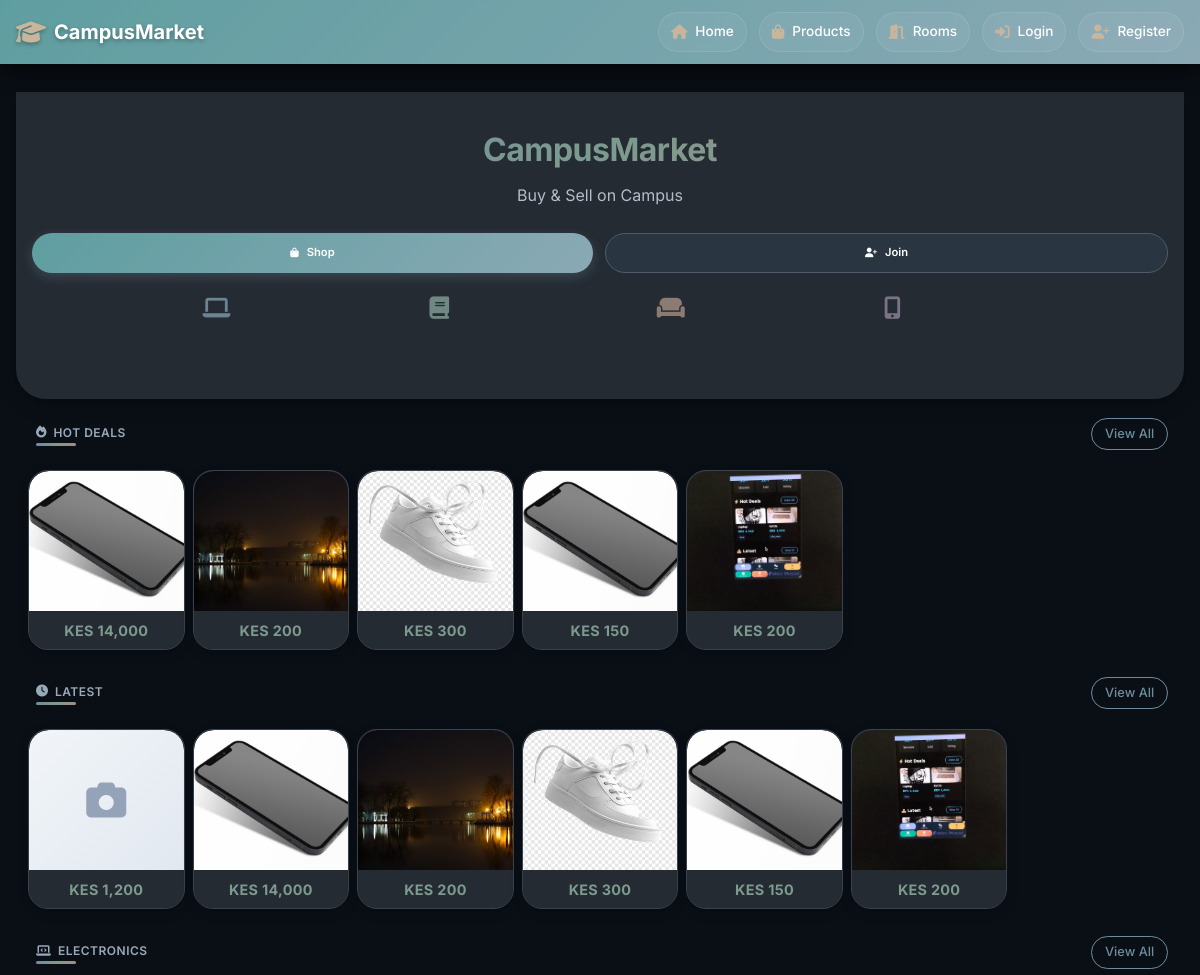
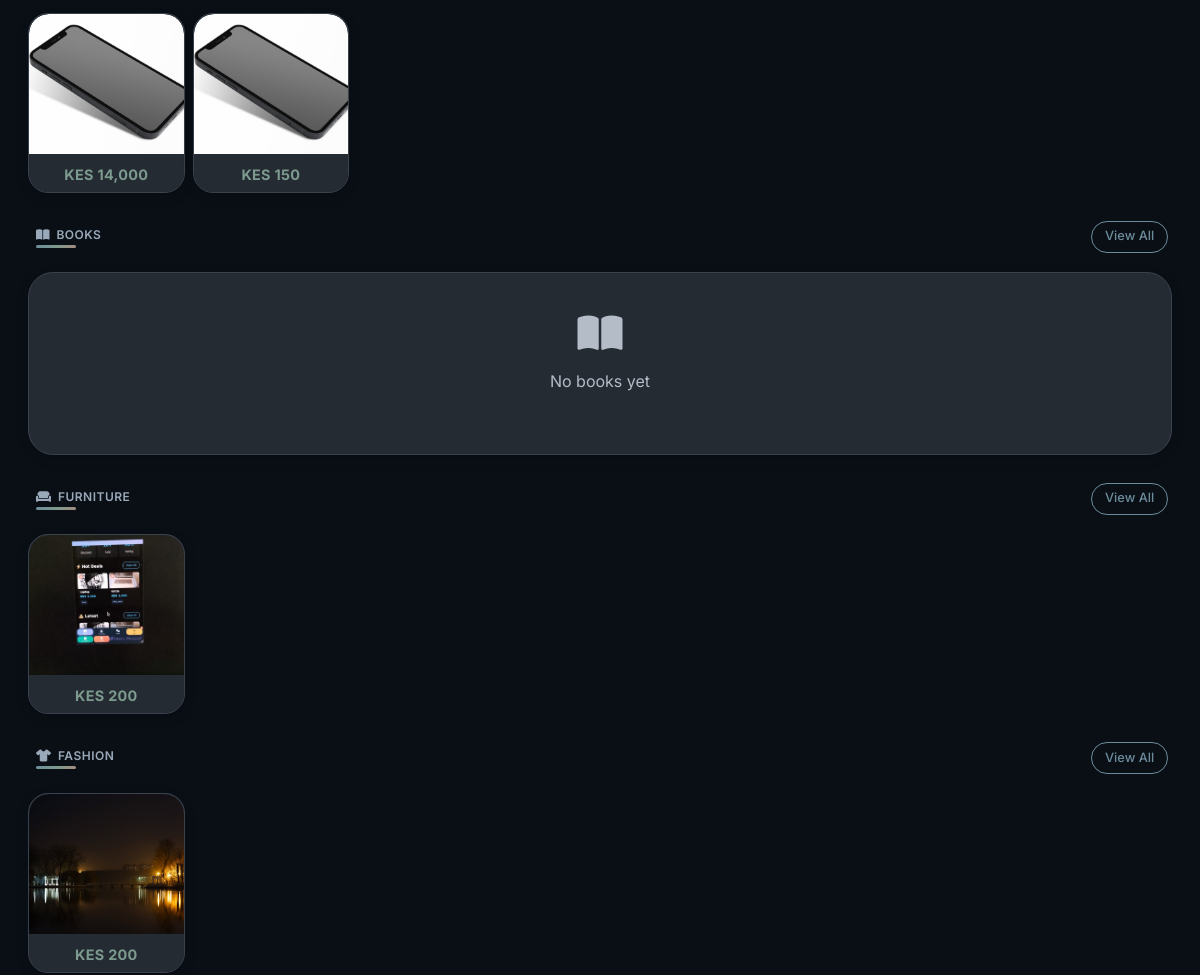
Before: / (upper part) with the older database file (2 pictures, top to bottom).
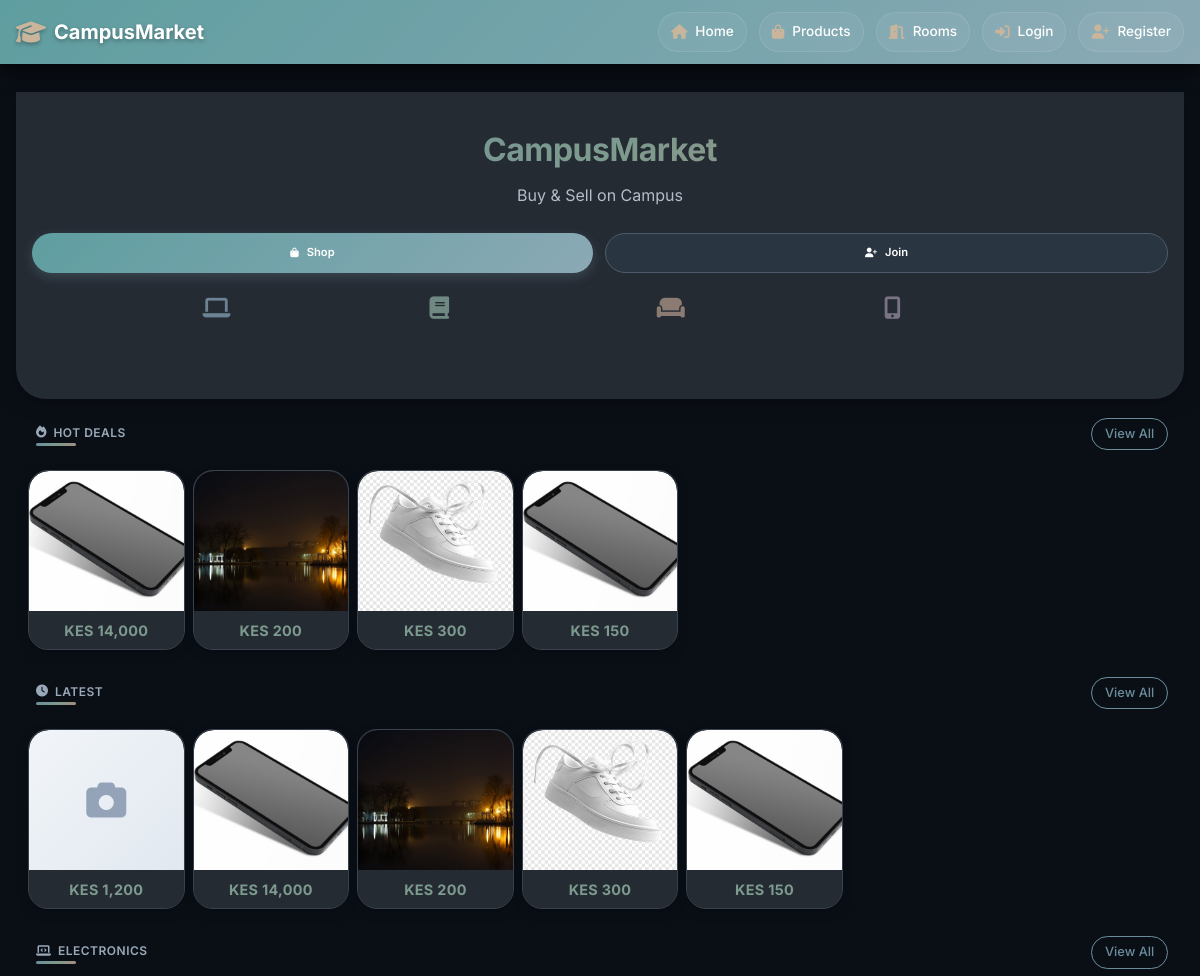
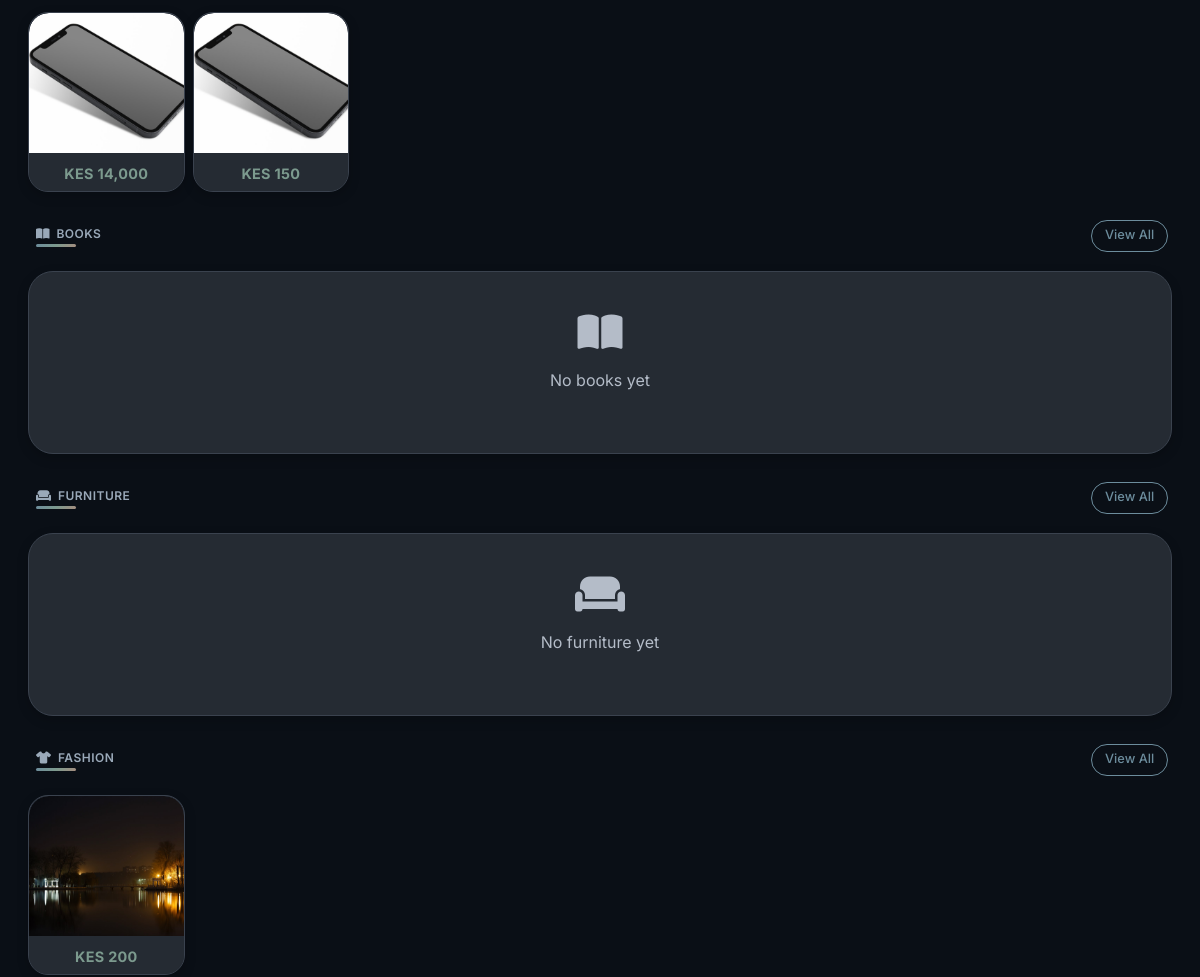
After: the same page with the newer database file (2 pictures, top to bottom).
### app/models.py (models this page shows, shortened)
class Product(db.Model):
    __tablename__ = 'products'
    id = db.Column(db.Integer, primary_key=True)
    title = db.Column(db.String(100), nullable=False)
    description = db.Column(db.Text)
    price = db.Column(db.Float, nullable=False)
    condition = db.Column(db.String(20))
    contact_info = db.Column(db.Text)
    is_fast_moving = db.Column(db.Boolean, default=False)
    is_active = db.Column(db.Boolean, default=True)
    is_sold = db.Column(db.Boolean, default=False)
    Token = db.Column(db.Float, nullable=False)
    category_id = db.Column(db.Integer, db.ForeignKey('categories.id'), nullable=False)
    seller_id = db.Column(db.Integer, db.ForeignKey('users.id'), nullable=False)
    image_group_id = db.Column(db.Integer, db.ForeignKey('product_image_groups.id'), nullable=True)
    created_at = db.Column(db.DateTime, default=datetime.utcnow)
    updated_at = db.Column(db.DateTime, default=datetime.utcnow, onupdate=datetime.utcnow)
    hostel_name = db.Column(db.String(100), nullable=False, default='')
    location = db.Column(db.String(100), nullable=False, default='')
    leave_date = db.Column(db.DateTime, nullable=False, default=datetime.utcnow)
    room_type = db.Column(db.String(20), default='single')
    deposit = db.Column(db.Float, default=0)
    commission_percentage = db.Column(db.Float, default=0)
    is_commission_listing = db.Column(db.Boolean, default=False)
    status = db.Column(db.String(20), default='available')
    agreement_user_id = db.Column(db.Integer, db.ForeignKey('users.id'), nullable=True)
    agreement_expires_at = db.Column(db.DateTime, nullable=True)
    booked_at = db.Column(db.DateTime, nullable=True)
    total_unlocks = db.Column(db.Integer, default=0)
    last_interest_update = db.Column(db.DateTime, default=datetime.utcnow)
    payments = db.relationship('Payment', back_populates='product', lazy=True, cascade="all, delete-orphan")
    chats = db.relationship('Chat', back_populates='product', lazy=True, cascade='all, delete-orphan')
    offers = db.relationship('Offer', back_populates='product', lazy=True, cascade='all, delete-orphan')
    unlocks = db.relationship(
    'ProductUnlock',
    back_populates='product',
    cascade='all, delete-orphan'
)
    notifications = db.relationship(
    'Notification',
    back_populates='product',
    cascade='all, delete-orphan'
)
    agreement_user = db.relationship('User', foreign_keys=[agreement_user_id])
    category = db.relationship('Category', back_populates='products')
    seller = db.relationship('User', foreign_keys=[seller_id], back_populates='products')
    image_group = db.relationship('ProductImageGroup', back_populates='product')
    @property
    def image(self):
        if self.image_group and self.image_group.images:
            return self.image_group.images[0].filename
        return None

class ProductImage(db.Model):
    __tablename__ = 'product_images'
    id = db.Column(db.Integer, primary_key=True)
    filename = db.Column(db.String(255), nullable=False)
    filepath = db.Column(db.String(500), nullable=False)
    uploaded_at = db.Column(db.DateTime, default=datetime.utcnow)
    group_id = db.Column(db.Integer, db.ForeignKey('product_image_groups.id'))
    group = db.relationship('ProductImageGroup', back_populates='images')

### app/main/routes.py (the view)
@main_bp.route('/')
def index():
    all_products = Product.query.filter(
        Product.is_active == True,
        Product.is_sold == False,
        Product.hostel_name == ""  # Regular products only
    ).limit(12).all()
    fast_moving = Product.query.filter(
        Product.is_fast_moving == True,
        Product.is_sold == False,
        Product.hostel_name == ""  # Regular products only
    ).all()
    categories = Category.query.all()
    products_by_category = {}
    for category in categories:
        products_by_category[category.id] = Product.query.filter(
            Product.category_id == category.id,
            Product.is_active == True,
            Product.is_sold == False,
            Product.hostel_name == ""
        ).limit(8).all()
    return render_template("main/index.html",
                         all_products=all_products,
                         fast_moving=fast_moving,
                         categories=categories,
                         products_by_category=products_by_category)

### app/templates/main/index.html (shortened to what the changed rows need)
{% extends "base.html" %}
{% block content %}
<section class="hero">
    <div class="hero-content">
        <h1 class="hero-title">CampusMarket</h1>
    </div>
</section>
<section id="hotdeals" class="compact-section">
    <div class="section-header">
        <h2 class="section-title">
            <i class="fas fa-fire"></i> Hot Deals
        </h2>
    </div>
    {% if fast_moving %}
        <div class="compact-grid">
            {% for product in fast_moving %}
                <div class="compact-card" onclick="window.location='{{ url_for('products.view_product', product_id=product.id) }}'">
                    <div class="card-image">
                        {% if product.image %}
                            <img src="{{ url_for('static', filename='uploads/product_images/' + product.image) }}"
                                 alt="{{ product.title }}"
                                 loading="lazy"
                                 onerror="this.style.display='none'; this.nextElementSibling.style.display='flex';">
                        {% else %}
                            <div class="image-placeholder">
                                <i class="fas fa-camera"></i>
                            </div>
                        {% endif %}
                    </div>
                    <div class="card-content">
                        <p class="card-price">KES {{ "{:,.0f}".format(product.price) }}</p>
                    </div>
                </div>
            {% endfor %}
        </div>
    {% endif %}
</section>
<section id="latest" class="compact-section">
    <div class="section-header">
        <h2 class="section-title">
            <i class="fas fa-clock"></i> Latest
        </h2>
    </div>
    {% if all_products %}
        <div class="compact-grid">
            {% for product in all_products %}
                <div class="compact-card" onclick="window.location='{{ url_for('products.view_product', product_id=product.id) }}'">
                    <div class="card-image">
                        {% if product.image %}
                            <img src="{{ url_for('static', filename='uploads/product_images/' + product.image) }}"
                                 alt="{{ product.title }}"
                                 loading="lazy"
                                 onerror="this.style.display='none'; this.nextElementSibling.style.display='flex';">
                            <div class="image-placeholder" style="display: none;">
                                <i class="fas fa-camera"></i>
                            </div>
                        {% else %}
                            <div class="image-placeholder">
                                <i class="fas fa-camera"></i>
                            </div>
                        {% endif %}
                    </div>
                    <div class="card-content">
                        <p class="card-price">KES {{ "{:,.0f}".format(product.price) }}</p>
                    </div>
                </div>
            {% endfor %}
        </div>
    {% endif %}
</section>
<section id="electronics" class="compact-section">
    <div class="section-header">
        <h2 class="section-title">
            <i class="fas fa-laptop-code"></i> Electronics
        </h2>
    </div>
    {% set electronics_category = categories|selectattr("name", "equalto", "Electronics")|first %}
    {% set electronics_products = products_by_category.get(electronics_category.id, []) if electronics_category else [] %}
    {% if electronics_products %}
        <div class="compact-grid">
            {% for product in electronics_products[:8] %}
                <div class="compact-card" onclick="window.location='{{ url_for('products.view_product', product_id=product.id) }}'">
                    <div class="card-image">
                        {% if product.image %}
                            <img src="{{ url_for('static', filename='uploads/product_images/' + product.image) }}"
                                 alt="{{ product.title }}"
                                 loading="lazy"
                                 onerror="this.style.display='none'; this.nextElementSibling.style.display='flex';">
                        {% else %}
                            <div class="image-placeholder">
                                <i class="fas fa-camera"></i>
                            </div>
                        {% endif %}
                    </div>
                    <div class="card-content">
                        <p class="card-price">KES {{ "{:,.0f}".format(product.price) }}</p>
                    </div>
                </div>
            {% endfor %}
        </div>
    {% else %}
        <div class="empty-compact">
            <i class="fas fa-laptop-code"></i>
            <p>No electronics yet</p>
        </div>
    {% endif %}
</section>
<section id="books" class="compact-section">
    <div class="section-header">
        <h2 class="section-title">
            <i class="fas fa-book-open"></i> Books
        </h2>
    </div>
    {% set books_category = categories|selectattr("name", "equalto", "Books")|first %}
    {% set books_products = products_by_category.get(books_category.id, []) if books_category else [] %}
</section>
<section id="furniture" class="compact-section">
    <div class="section-header">
        <h2 class="section-title">
            <i class="fas fa-couch"></i> Furniture
        </h2>
    </div>
    {% set furniture_category = categories|selectattr("name", "equalto", "Furniture")|first %}
    {% set furniture_products = products_by_category.get(furniture_category.id, []) if furniture_category else [] %}
    {% if furniture_products %}
        <div class="compact-grid">
            {% for product in furniture_products[:8] %}
                <div class="compact-card" onclick="window.location='{{ url_for('products.view_product', product_id=product.id) }}'">
                    <div class="card-image">
                        {% if product.image %}
                            <img src="{{ url_for('static', filename='uploads/product_images/' + product.image) }}"
                                 alt="{{ product.title }}"
                                 loading="lazy"
                                 onerror="this.style.display='none'; this.nextElementSibling.style.display='flex';">
                        {% else %}
                            <div class="image-placeholder">
                                <i class="fas fa-camera"></i>
                            </div>
                        {% endif %}
                    </div>
                    <div class="card-content">
                        <p class="card-price">KES {{ "{:,.0f}".format(product.price) }}</p>
                    </div>
                </div>
            {% endfor %}
        </div>
    {% else %}
        <div class="empty-compact">
            <i class="fas fa-couch"></i>
            <p>No furniture yet</p>
        </div>
    {% endif %}
</section>
<section id="fashion" class="compact-section">
    <div class="section-header">
        <h2 class="section-title">
            <i class="fas fa-tshirt"></i> Fashion
        </h2>
    </div>
    {% set fashion_category = categories|selectattr("name", "equalto", "Fashion")|first %}
    {% set fashion_products = products_by_category.get(fashion_category.id, []) if fashion_category else [] %}
    {% if fashion_products %}
        <div class="compact-grid">
            {% for product in fashion_products[:8] %}
                <div class="compact-card" onclick="window.location='{{ url_for('products.view_product', product_id=product.id) }}'">
                    <div class="card-image">
                        {% if product.image %}
                            <img src="{{ url_for('static', filename='uploads/product_images/' + product.image) }}"
                                 alt="{{ product.title }}"
                                 loading="lazy"
                                 onerror="this.style.display='none'; this.nextElementSibling.style.display='flex';">
                        {% else %}
                            <div class="image-placeholder">
                                <i class="fas fa-camera"></i>
                            </div>
                        {% endif %}
                    </div>
                    <div class="card-content">
                        <p class="card-price">KES {{ "{:,.0f}".format(product.price) }}</p>
                    </div>
                </div>
            {% endfor %}
        </div>
    {% else %}
        <div class="empty-compact">
            <i class="fas fa-tshirt"></i>
            <p>No fashion items yet</p>
        </div>
    {% endif %}
</section>
{% endblock %}

Changed rows visible on the page:
removed Product: filename (picture), price "200"
Other visible differences:
text now shown: "No furniture yet"
